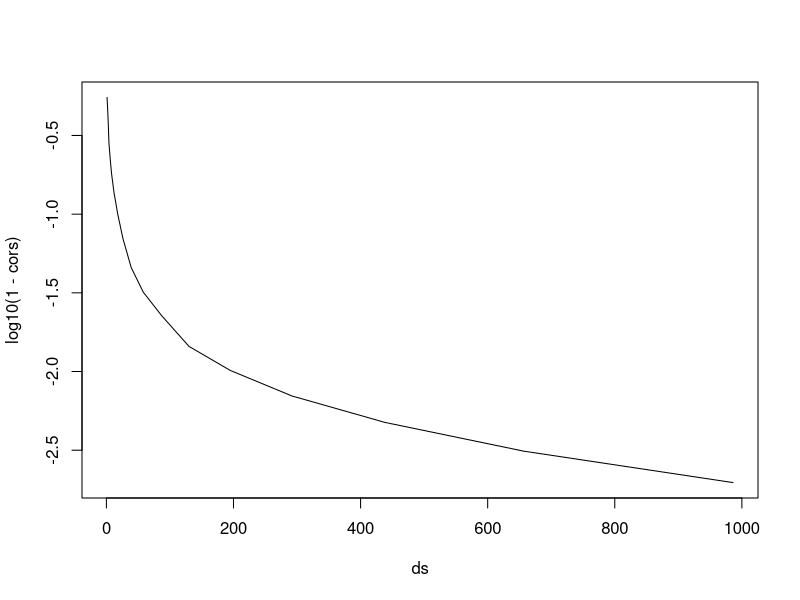

The R source for this figure:
n <- 1E3
d <- 100

latent_cor <- function(n, d, es = 1){
  x <- rnorm(n)
  e <- matrix(rnorm(n*d), n, d) * es
  y <- x + e
  evls <- eigen(cov(y))
  v <- evls$vectors
  l <- evls$values
  cor(x, y %*% v[,1])
}



ds <- ceiling(1.5^(0:17))
cors <- abs(unlist(parallel::mclapply(ds, latent_cor, n = n, es = 2, mc.cores = 12)))
plot(ds, log10(1-cors), type = "l")
